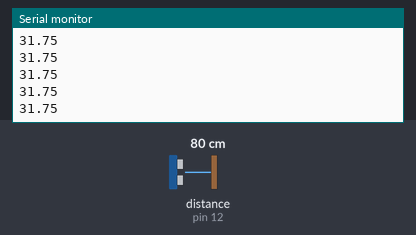
Simulated run of this sketch. Board: Arduino Uno, built with avr-gcc and run on an emulated ATmega328P. Shown: the last lines printed to the serial monitor. Wiring (inferred from the names in the program): ultrasonic range finder: trigger pin 11; echo pin 12. The test bench sets the inputs (shaded band); at power-on: distance to the obstacle (sensor on pin 12) 80 cm. The echo pulse lasts 58.3 µs per cm.

Above: at 1.2 s.
1.3 s: distance to the obstacle (sensor on pin 12) set to 2 cm
At 2.1 s:
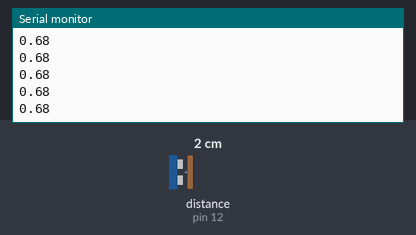
2.8 s: distance to the obstacle (sensor on pin 12) set to 4 cm
At 3.7 s:
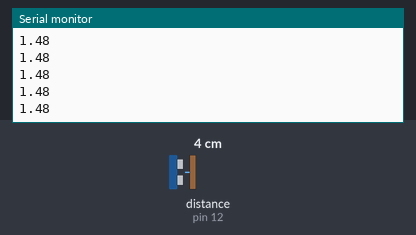
Timing chart, 0 to 5.8 s (numbered marks = the images above; inputs shaded):
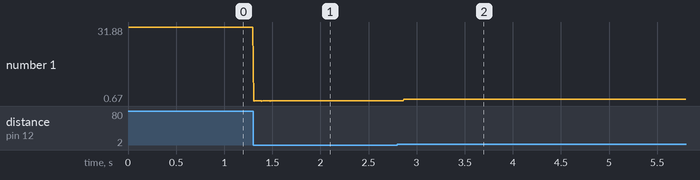

The sketch:

pulse.ino
```cpp
int trigPin=11; //Sensor Trig pin connected to Arduino pin 11
int echoPin=12;  //Sensor Echo pin connected to Arduino pin 12
float pingTime;  //time for ping to travel from sensor to target and return
float targetDistance; //Distance to Target in inches
float speedOfSound=776.5; //Speed of sound in miles per hour when temp is 77 degrees.

void setup() {
  // put your setup code here, to run once:
  Serial.begin(9600);
  pinMode(trigPin, OUTPUT);
  pinMode(echoPin, INPUT);
}

void loop() {
  // put your main code here, to run repeatedly:

  digitalWrite(trigPin, LOW); //Set trigger pin low
  delayMicroseconds(2000); //Let signal settle
  digitalWrite(trigPin, HIGH); //Set trigPin high
  delayMicroseconds(10); //Delay in high state
  digitalWrite(trigPin, LOW); //ping has now been sent
  delayMicroseconds(2); //Delay in low state

  pingTime = pulseIn(echoPin, HIGH);  //pingTime is presented in microceconds
  pingTime=pingTime/1000000; //convert pingTime to seconds by dividing by 1000000 (microseconds in a second)
  pingTime=pingTime/3600; //convert pingtime to hourse by dividing by 3600 (seconds in an hour)
  targetDistance= speedOfSound * pingTime;  //This will be in miles, since speed of sound was miles per hour
  targetDistance=targetDistance/2; //Remember ping travels to target and back from target, so you must divide by 2 for actual target distance.
  targetDistance= targetDistance*63360;    //Convert miles to inches by multipling by 63360 (inches per mile)

  Serial.println(targetDistance);

  delay(1); //delay tenth of a  second to slow things down a little.
}
```

Measured:
- after the input at 1.3 s, the serial monitor: prints a new line at once (image 1)
- after the input at 2.8 s, the serial monitor: prints a new line after 0.07 s (image 2)
- plotted number 1: 31.75 → 0.68 after the input at 1.3 s, 0.68 → 1.4 after the input at 2.8 s
